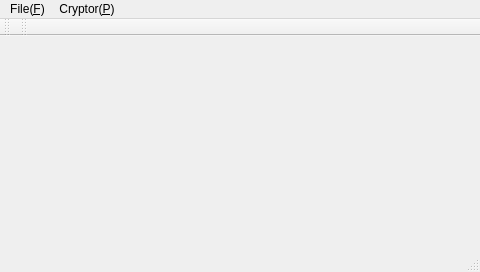
<?xml version="1.0" encoding="UTF-8"?>
<ui version="4.0">
 <class>MainWindow</class>
 <widget class="QMainWindow" name="MainWindow">
  <property name="geometry">
   <rect>
    <x>0</x>
    <y>0</y>
    <width>480</width>
    <height>272</height>
   </rect>
  </property>
  <property name="windowTitle">
   <string>MainWindow</string>
  </property>
  <widget class="QWidget" name="centralWidget">
   <layout class="QHBoxLayout" name="horizontalLayout">
    <item>
     <widget class="QLabel" name="imageLabel">
      <property name="text">
       <string/>
      </property>
     </widget>
    </item>
   </layout>
  </widget>
  <widget class="QMenuBar" name="menuBar">
   <property name="geometry">
    <rect>
     <x>0</x>
     <y>0</y>
     <width>480</width>
     <height>25</height>
    </rect>
   </property>
   <widget class="QMenu" name="menuFile_F">
    <property name="title">
     <string>File(&amp;F)</string>
    </property>
    <addaction name="actionOpen_O"/>
    <addaction name="actionSave_S"/>
    <addaction name="actionSave_as_A"/>
    <addaction name="separator"/>
    <addaction name="actionQuit_Q"/>
   </widget>
   <widget class="QMenu" name="menuCryptor_P">
    <property name="title">
     <string>Cryptor(&amp;P)</string>
    </property>
    <addaction name="actionEncryptor_E"/>
    <addaction name="actionDecryptor_D"/>
   </widget>
   <addaction name="menuFile_F"/>
   <addaction name="menuCryptor_P"/>
  </widget>
  <widget class="QToolBar" name="mainToolBar">
   <attribute name="toolBarArea">
    <enum>TopToolBarArea</enum>
   </attribute>
   <attribute name="toolBarBreak">
    <bool>false</bool>
   </attribute>
  </widget>
  <widget class="QStatusBar" name="statusBar"/>
  <widget class="QToolBar" name="toolBar">
   <property name="windowTitle">
    <string>toolBar</string>
   </property>
   <attribute name="toolBarArea">
    <enum>TopToolBarArea</enum>
   </attribute>
   <attribute name="toolBarBreak">
    <bool>false</bool>
   </attribute>
  </widget>
  <action name="actionOpen_O">
   <property name="text">
    <string>Open(&amp;O)</string>
   </property>
  </action>
  <action name="actionSave_S">
   <property name="text">
    <string>Save(&amp;S)</string>
   </property>
  </action>
  <action name="actionSave_as_A">
   <property name="text">
    <string>Save as(&amp;A)</string>
   </property>
  </action>
  <action name="actionQuit_Q">
   <property name="text">
    <string>Quit(&amp;Q)</string>
   </property>
  </action>
  <action name="actionEncryptor_E">
   <property name="text">
    <string>Encryptor(&amp;E)</string>
   </property>
  </action>
  <action name="actionDecryptor_D">
   <property name="text">
    <string>Decryptor(&amp;D)</string>
   </property>
  </action>
 </widget>
 <layoutdefault spacing="6" margin="11"/>
 <resources/>
 <connections/>
</ui>
